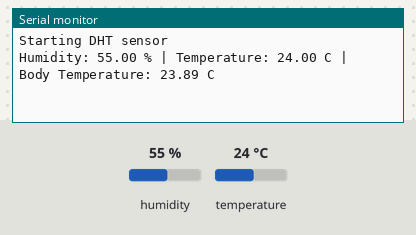
Bench run of a sketch on a simulated Arduino Uno, built with avr-gcc and run on an emulated ATmega328P. Parts: the last lines printed to the serial monitor. Inputs (shaded band) come from the test bench; at power-on: humidity 55 %, temperature 24 °C.

Above: at 2.8 s.
2.9 s: humidity set to 22 %
At 5.3 s:
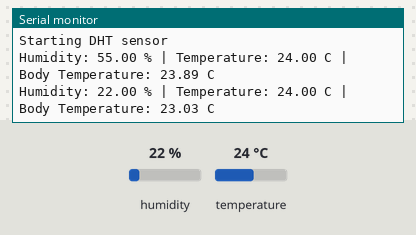
5.6 s: temperature set to 12 °C
At 6.7 s:
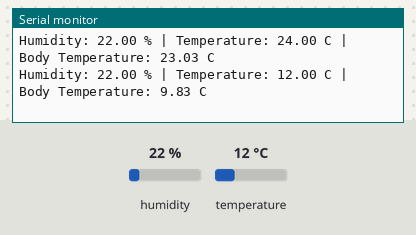
8.3 s: humidity set to 40 %
At 10.6 s:
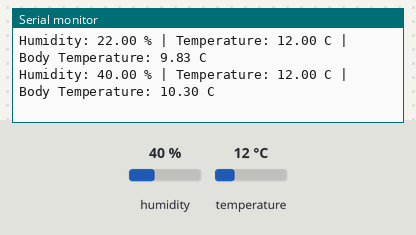
Timing chart, 0 to 12.1 s (numbered marks = the images above; inputs shaded):
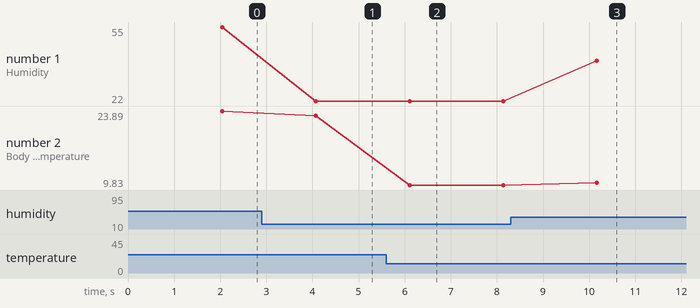

Measured:
- after the input at 2.9 s, the serial monitor: prints a new line after 1.2 s (image 1)
- after the input at 5.6 s, the serial monitor: prints a new line after 0.50 s (image 2)
- after the input at 8.3 s, the serial monitor: prints a new line after 1.9 s (image 3)
- plotted number 1: 55 → 22 after the input at 2.9 s, 22 → 40 after the input at 8.3 s
- plotted number 2: 23.89 → 23.03 after the input at 2.9 s, 23.03 → 9.83 after the input at 5.6 s, 9.83 → 10.3 after the input at 8.3 s

The sketch:

TemperatureSensor.ino
```cpp
#include "DHT.h"

#define DHTPIN 9
#define DHTTYPE DHT11

DHT dht(DHTPIN, DHTTYPE);

float h = dht.readHumidity();
float t = dht.readTemperature();

void setup() {
  Serial.begin(9600);
  Serial.println(F("Starting DHT sensor"));

  dht.begin();
}


void loop() {
  delay(2000);

  float h = dht.readHumidity();
  float t = dht.readTemperature();

  if (isnan(h) || isnan(t)) {
    Serial.println(F("Failed to read from DHT sensor"));
    return;
  }

  float bt = dht.computeHeatIndex(t, h, false);

  Serial.print(F("Humidity: "));
  Serial.print(h);
  Serial.print(F(" % | Temperature: "));
  Serial.print(t);
  Serial.print(F(" C | Body Temperature: "));
  Serial.print(bt);
  Serial.println(F(" C"));
}
```
